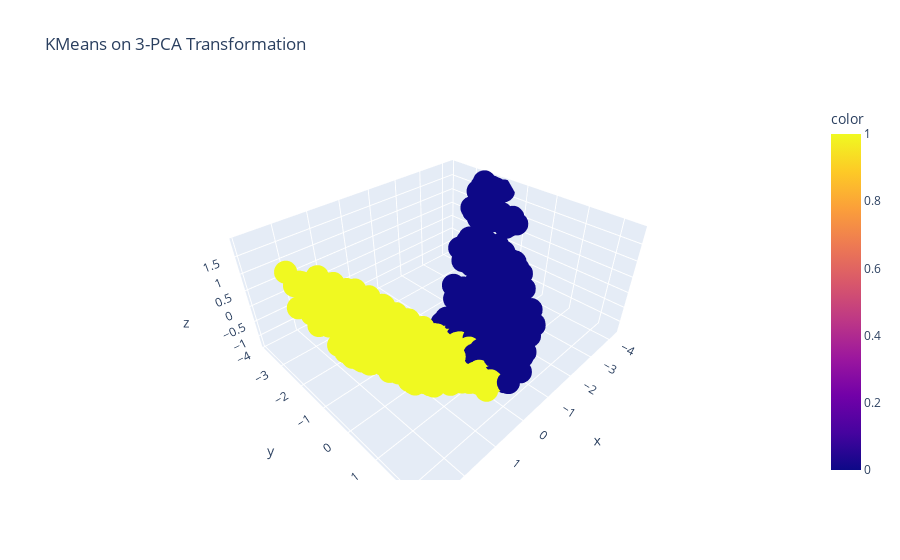

Write notebook code for a chart like this one.
### Markdown cell above
Analogously to the two-dimensional case, we still do not have a completely separable dataset. By applying KMeans again we have

### Code cell
kmeans_clusterer = KMeans(2)
Kmeans_labels = kmeans_clusterer.fit_predict(X_3PCA)

f = px.scatter_3d(x=X_3PCA[:, 0], y=X_3PCA[:,1], z=X_3PCA[:, 2], color=Kmeans_labels,
                  title = "KMeans on 3-PCA Transformation")
f.show()

### Figure 1 — Plotly figure (JSON) as saved in the notebook; plotly's stock layout.template omitted (floating-point values rounded to 4 significant figures; data arrays with more than 128 entries replaced by an {"elided": "..."} marker saying what was removed)
{"data": [{"hovertemplate": "x=%{x}<br>y=%{y}<br>z=%{z}<br>color=%{marker.color}<extra></extra>", "legendgroup": "", "marker": {"color": {"elided": "1372 int values"}, "coloraxis": "coloraxis", "symbol": "circle"}, "mode": "markers", "name": "", "scene": "scene", "showlegend": false, "type": "scatter3d", "x": {"elided": "1372 float values"}, "y": {"elided": "1372 float values"}, "z": {"elided": "1372 float values"}}], "layout": {"coloraxis": {"colorbar": {"title": {"text": "color"}}, "colorscale": [[0, "#0d0887"], [0.1111, "#46039f"], [0.2222, "#7201a8"], [0.3333, "#9c179e"], [0.4444, "#bd3786"], [0.5556, "#d8576b"], [0.6667, "#ed7953"], [0.7778, "#fb9f3a"], [0.8889, "#fdca26"], [1, "#f0f921"]]}, "legend": {"tracegroupgap": 0}, "scene": {"domain": {"x": [0, 1], "y": [0, 1]}, "xaxis": {"title": {"text": "x"}}, "yaxis": {"title": {"text": "y"}}, "zaxis": {"title": {"text": "z"}}}, "title": {"text": "KMeans on 3-PCA Transformation"}}}
